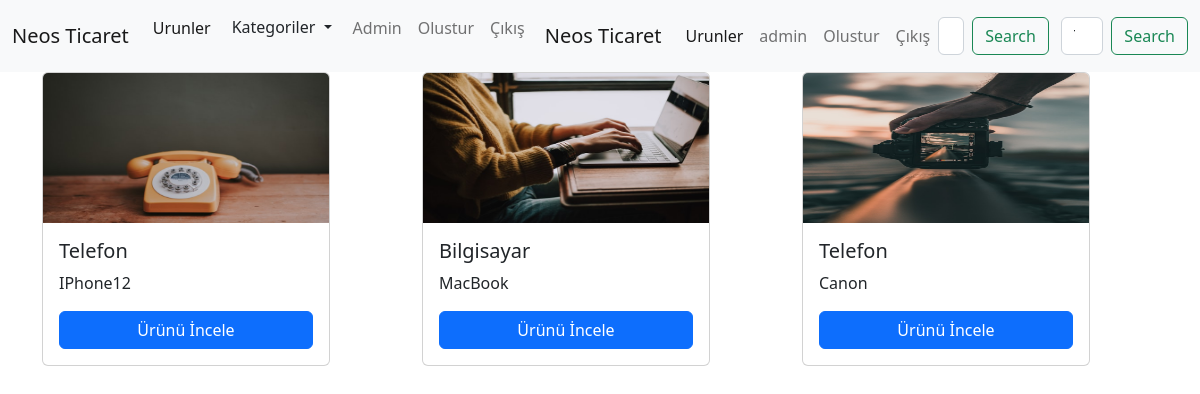
The app's page /?search=Telefon (signed in) with its own data.
### urunler/models.py (models this page shows, shortened)
class Urun (models.Model):
    kategori = models.ForeignKey(Kategori, on_delete= models.CASCADE, null= True)
    AltKategori = models.ManyToManyField(AltKategori, blank= True)
    ornek = models.OneToOneField(Ornek, on_delete=models.CASCADE, null=True)
    isim = models.CharField(max_length=200, verbose_name='Ürün İsmi')
    aciklama = models.TextField(max_length=400)
    fiyat = models.IntegerField()
    resim = models.FileField(upload_to='urunler/', null=True, blank=True, verbose_name='Ürün Resmi')

### urunler/views.py (the view)
# urls.py: path('', index, name="index"),
def index(request):
    urunler = Urun.objects.all()
    kategoriler = Kategori.objects.all()
    search = ''
    if request.GET.get('search'):
        search = request.GET.get('search')
        urunler = Urun.objects.filter(
            Q(isim__icontains = search) |
            Q(kategori__isim__icontains = search)
        )
    context = {
        'urunlerim':urunler,
        'search':search,
        'kategori':kategoriler,
    }
    return render(request, 'index.html', context)

### urunler/templates/index.html (shortened to what this page needs)
{% load static %}
<!DOCTYPE html>
<html lang="en">
<head>
    <link href="https://cdn.jsdelivr.net/npm/bootstrap@5.2.0/dist/css/bootstrap.min.css" rel="stylesheet">
    <link rel="stylesheet" href="{% static 'css/style.css' %}">
</head>
<body>
    {% include "includes/_navbar.html" %}
    {% block content %}
            <div class="container">
                <div class="row">
                    {% for i in urunlerim %}
                        <div class="col-4">
                        <div class="card" style="width: 18rem;">
                            {% if i.resim %}
                                <img src="{{i.resim.url}}" class="card-img-top" alt="...">
                            {% else %}
                                <img src="{% static 'img/resim2.jpg' %} " width="100" height="200" alt="">
                            {% endif %}
                            <div class="card-body">
                            <h5 class="card-title">{{i.isim}}</h5>
                            <p class="card-text">{{i.aciklama}}</p>
                            <a href="{% url 'urun' i.id %}" class="btn btn-primary d-block">Ürünü İncele</a>
                            </div>
                        </div>
                        </div>
                    {% endfor %}
                </div>
            </div>
    {% endblock content %}
</body>
</html>

### urunler/templates/includes/_navbar.html (shortened to what this page needs)
<nav class="navbar navbar-expand-lg bg-light">
    <div class="container-fluid">
      <a class="navbar-brand" href="{% url 'index' %}">Neos Ticaret</a>
      <div class="collapse navbar-collapse" id="navbarSupportedContent">
        <ul class="navbar-nav me-auto mb-2 mb-lg-0">
          <li class="nav-item">
            <a class="nav-link active" aria-current="page" href="/">Urunler</a>
          </li>
            <div class="dropdown">
              <button class="btn dropdown-toggle" type="button" data-bs-toggle="dropdown" aria-expanded="false">
                Kategoriler
              </button>
            </div>
          {% if user.is_authenticated %}
                <li class="nav-item">
                <a class="nav-link text-capitalize" href="">{{request.user}}</a>
                </li>
                <li class="nav-item">
                <a class="nav-link" href="{% url 'olustur' %}">Olustur</a>
                </li>
                <li class="nav-item">
                    <a class="nav-link" href="{% url 'logout' %}">Çıkış</a>
                </li>
                <nav class="navbar navbar-expand-lg bg-light">
                    <div class="container-fluid">
                      <a class="navbar-brand" href="{% url 'index' %}">Neos Ticaret</a>
                      <div class="collapse navbar-collapse" id="navbarSupportedContent">
                        <ul class="navbar-nav me-auto mb-2 mb-lg-0">
                          <li class="nav-item">
                            <a class="nav-link active" aria-current="page" href="#">Urunler</a>
                          </li>
                          {% if user.is_authenticated %}
                                <li class="nav-item">
                                <a class="nav-link" href="">{{request.user}}</a>
                                </li>
                                <li class="nav-item">
                                <a class="nav-link" href="{% url 'olustur' %}">Olustur</a>
                                </li>
                                <li class="nav-item">
                                    <a class="nav-link" href="{% url 'logout' %}">Çıkış</a>
                                </li>
                          {% endif %}
                        </ul>
                        <form class="d-flex" role="search" method="GET">
                          <input class="form-control me-2" name="search" value="{{search}}" type="search" placeholder="Search" aria-label="Search">
                          <button class="btn btn-outline-success" type="submit">Search</button>
                        </form>
                      </div>
                    </div>
                  </nav>
          {% endif %}
        </ul>
        <form class="d-flex" role="search" method="GET">
          <input class="form-control me-2" name="search" value="{{search}}" type="search" placeholder="Search" aria-label="Search">
          <button class="btn btn-outline-success" type="submit">Search</button>
        </form>
      </div>
    </div>
  </nav>

### urunler/static/css/style.css (style rules this page uses)
.card img { width: 100%; height: 150px; }

### records on screen
Urun: resim (picture), isim "Telefon", aciklama "IPhone12"
Urun: resim (picture), isim "Bilgisayar", aciklama "MacBook"
Urun: resim (picture), isim "Telefon", aciklama "Canon"

### other values on screen
{{ request.user }} "Admin"
{{ request.user }} "admin"
